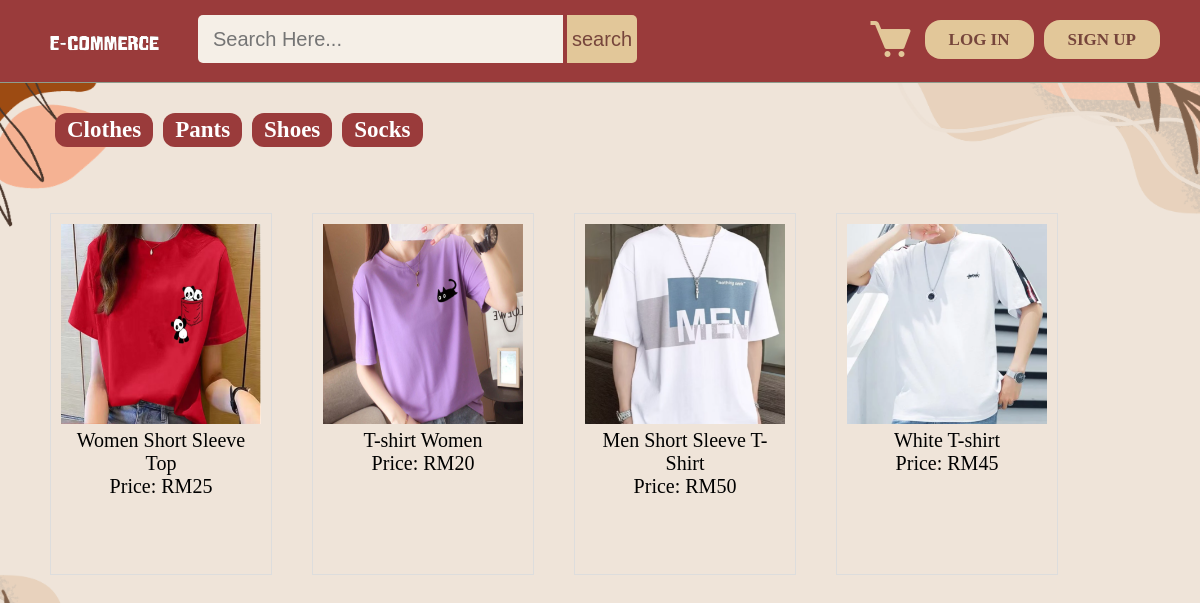
/Products/Clothes.php, run on the app's committed database.
### tables this page shows
CREATE TABLE `products` (
  `id` int(11) NOT NULL,
  `productname` varchar(100) NOT NULL,
  `price` int(11) NOT NULL,
  `description` text NOT NULL,
  `availableunit` int(11) NOT NULL,
  `item` varchar(100) NOT NULL,
  `image` text NOT NULL
);

### Products/Clothes.php (the view, shortened to what this page needs)
<?php
include("../config.php");
?>
<!DOCTYPE html>
<html>
<head>
    <link rel="stylesheet" type="text/css" href="../css/style.css">
    <link href='https://unpkg.com/boxicons@2.1.4/css/boxicons.min.css' rel='stylesheet'>
</head>
<body>
    <?php include("../header.php");
    include 'menu.php'; ?>
    <div class="show-product-container">
        <div class="product-container">
            <?php
            $getposts = mysqli_query($conn, "SELECT * FROM products WHERE availableunit >='1' AND item ='clothes'  ORDER BY id DESC LIMIT 10") or die(mysqli_error($conn));
            if (mysqli_num_rows($getposts)) {
                while ($row = mysqli_fetch_assoc($getposts)) {
                    $id = $row['id'];
                    $productname = $row['productname'];
                    $price = $row['price'];
                    $image = $row['image'];
                    echo '
                        <div class="product-item">
                            <a href="view_product.php?productid=' . $id . '">
                                <img src="../image/product/clothes/' . $image . '" class="product-image" alt="' . $productname . '">
                            </a>
                            <div class="product-details">
                                <span class="product-name">' . $productname . '</span><br>
                                <span class="product-price">Price: RM' . $price . '</span>
                            </div>
                        </div>
                    ';
                }
            }
            ?>
        </div>
    </div>
</body>
</html>

### css/style.css (style rules this page uses)
body { padding: 0px; margin: 0px; width: 100%; position: relative; background-color: #F5EFE7; min-width: 1080px; }
.show-product-container { font-size: 20px; padding: 30px; }
.product-container { display: flex; flex-wrap: wrap; justify-content: flex-start; }
.product-item { width: 200px; height: 340px; margin: 20px; border: 1px solid #ddd; padding: 10px; display: flex; flex-direction: column; align-items: center; }
.product-image { max-width: 100%; height: auto; }
.product-details { flex-grow: 1; text-align: center; }

### Products/Clothes.php (style rules this page uses)
body { margin: 0; background: url('../image/background 4.png')center/cover no-repeat fixed; }

### data on the page
products: image (picture), productname "Women Short Sleeve Top", price "25"
products: image (picture), productname "T-shirt Women", price "20"
products: image (picture), productname "Men Short Sleeve T-Shirt", price "50"
products: image (picture), productname "White T-shirt", price "45"
